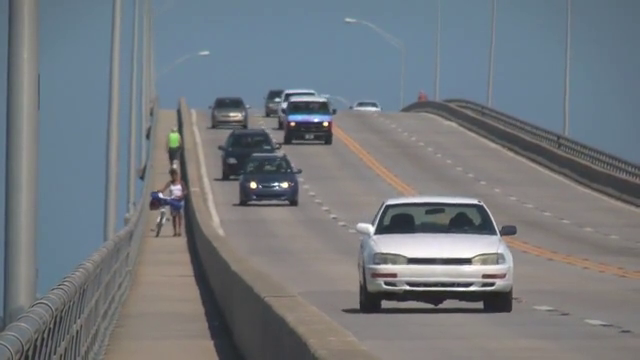
#> input picture frame 91 of ch8/slow_traffic_small.mp4, 640 x 360 px
$ python 2-10graphicVideo.py
#> lines starting #> are read from the running program, lines starting #| are printed output that depends on the picture
import cv2
import sys
import numpy as np

cap = cv2.VideoCapture('slow_traffic_small.mp4') # 동영상을 가져오는 클래스
if not cap.isOpened():
    sys.exit('카메라 연결 실패')

while True:
    ret,frame=cap.read()
#> frame is the input picture: shape (360, 640, 3); mean B, G, R 126.6, 121.2, 115.7
    if not ret:
        print('프레임 획득에 실패하여 루프를 나갑니다.')
        break

    pts = np.array([[180, 100], [190, 210], [300, 340]], dtype=np.int32)
    cv2.polylines(frame, [pts], False, (255, 0, 0), 10)
    cv2.line(frame, (400, 100), (640, 200), (0, 255, 0), 10)

    # 랜덤 원 그리기
    y = np.random.rand() * frame.shape[0] # 0~1 random
#> y = 197.6
    x = np.random.rand() * frame.shape[1]
#> x = 457.7
    cv2.circle(frame, (int(x),int(y)), 20, (0,255,255), 3)
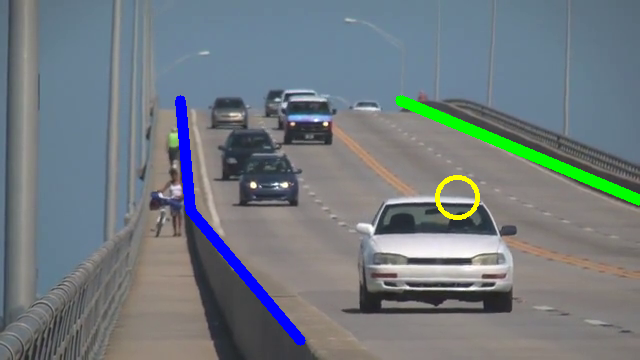
#> frame: shape (360, 640, 3); mean B, G, R 127.2, 122.3, 113.5

    # 4-1 hough lines
    h, w = frame.shape[:2]
#> h = 360; w = 640
    gray = cv2.cvtColor(frame, cv2.COLOR_BGR2GRAY)
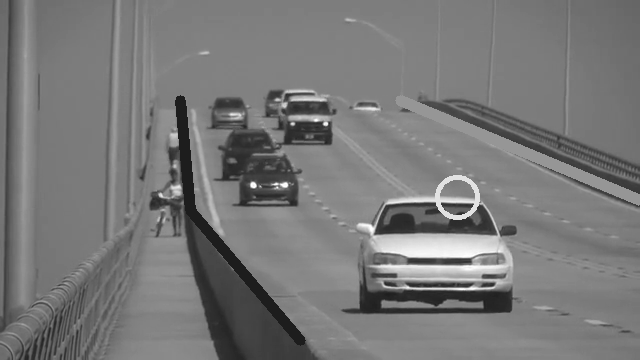
#> gray: shape (360, 640); min 29, max 255, mean 120.2
    edges = cv2.Canny(gray, 100, 200)
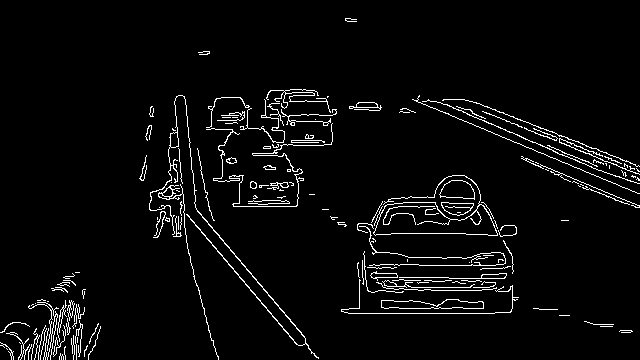
#> edges: shape (360, 640); 4% white in thin lines or dots

    #???????

    cv2.imshow('Video display', frame)

    key=cv2.waitKey(1)	# 1밀리초 동안 키보드 입력 기다림
#> (key q is pressed here)
    if key==ord('q'):	# 'q' 키가 들어오면 루프를 빠져나감
        break

cap.release()			# 카메라와 연결을 끊음
cv2.destroyAllWindows()

$ run again, starting later in the video
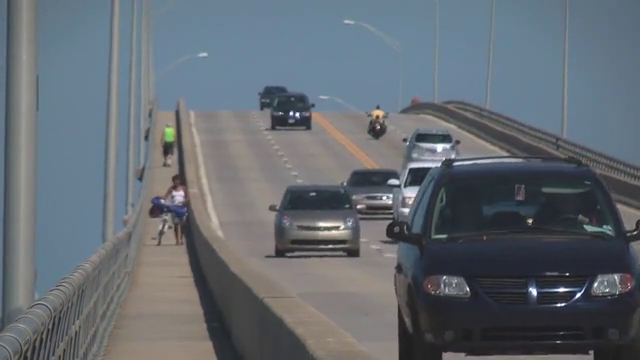
#> input picture frame 411 of ch8/slow_traffic_small.mp4, 640 x 360 px
#> frame is the input picture: shape (360, 640, 3); mean B, G, R 113.8, 106.6, 99.3
#> `gray = cv2.cvtColor(frame, cv2.COLOR_BGR2GRAY)`:
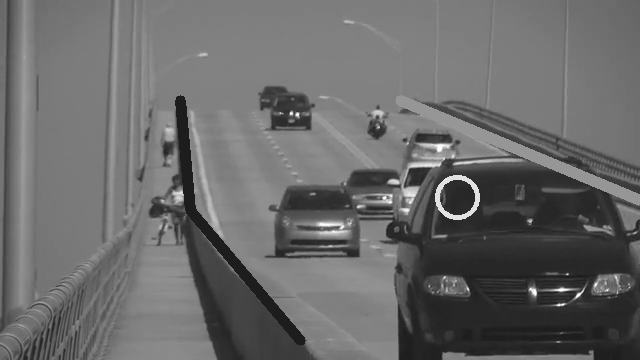
#> gray: shape (360, 640); min 22, max 255, mean 105.4
#> `edges = cv2.Canny(gray, 100, 200)`:
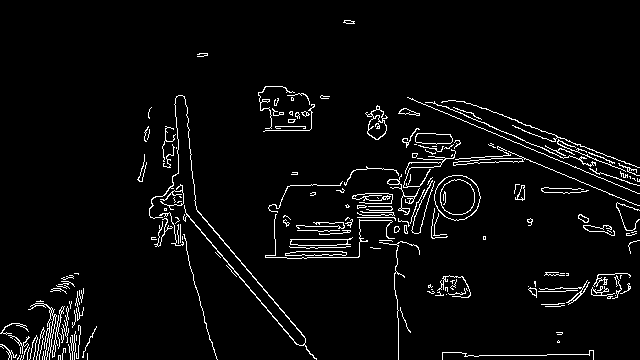
#> edges: shape (360, 640); 4% white in thin lines or dots

$ run again, starting later in the video
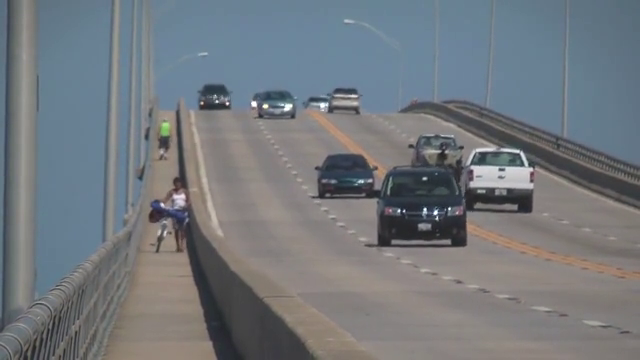
#> input picture frame 731 of ch8/slow_traffic_small.mp4, 640 x 360 px
#> frame is the input picture: shape (360, 640, 3); mean B, G, R 125.5, 120.3, 115.1
#> `gray = cv2.cvtColor(frame, cv2.COLOR_BGR2GRAY)`:
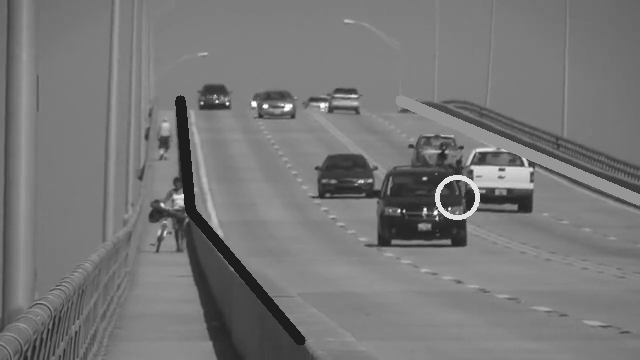
#> gray: shape (360, 640); min 29, max 255, mean 119.4
#> `edges = cv2.Canny(gray, 100, 200)`:
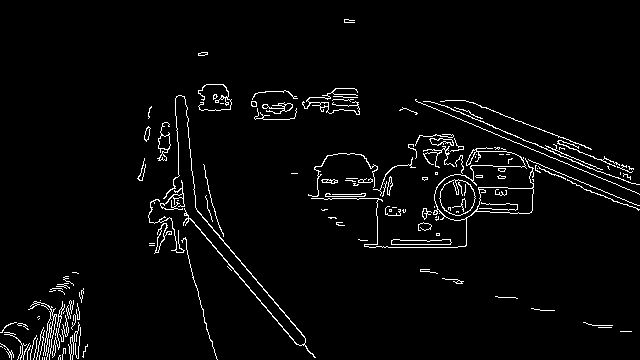
#> edges: shape (360, 640); 3.3% white in thin lines or dots
